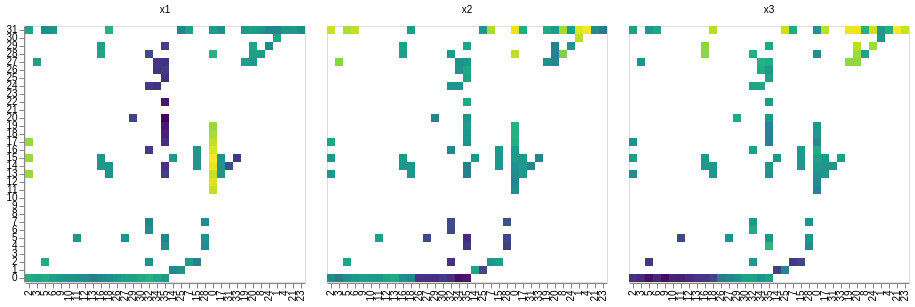

Notebook code cell kept with this figure:
### Markdown cell above
## 6  Component planes

A component plane shows the mean value of one input feature across the SOM grid.
Comparing planes reveals which features drive which regions — essential for
interpreting what each cluster represents.

### Code cell
plot_component_planes(som, data_z, feature_names=["x1", "x2", "x3"], cell_pixels=8.0)

### Figure 1 — Vega-Lite specification as saved in the notebook (floating-point values rounded to 4 significant figures; data arrays with more than 128 entries replaced by an {"elided": "..."} marker saying what was removed)
{"config": {"view": {"continuousWidth": 300, "continuousHeight": 300}}, "data": {"name": "data-e3fa2c7a2f87e77a7cba75dfe40b466a"}, "mark": {"type": "rect"}, "encoding": {"color": {"field": "value", "legend": null, "scale": {"scheme": "viridis"}, "type": "quantitative"}, "column": {"field": "feature", "title": "", "type": "nominal"}, "tooltip": [{"field": "feature", "type": "nominal"}, {"field": "row", "type": "quantitative"}, {"field": "col", "type": "quantitative"}, {"field": "value", "type": "quantitative"}], "x": {"field": "col", "sort": null, "title": null, "type": "ordinal"}, "y": {"field": "row", "sort": "descending", "title": null, "type": "ordinal"}}, "height": {"step": 8.0}, "resolve": {"scale": {"color": "shared"}}, "width": {"step": 8.0}, "$schema": "https://vega.github.io/schema/vega-lite/v6.4.1.json", "datasets": {"data-e3fa2c7a2f87e77a7cba75dfe40b466a": {"elided": "3456 records"}}}
